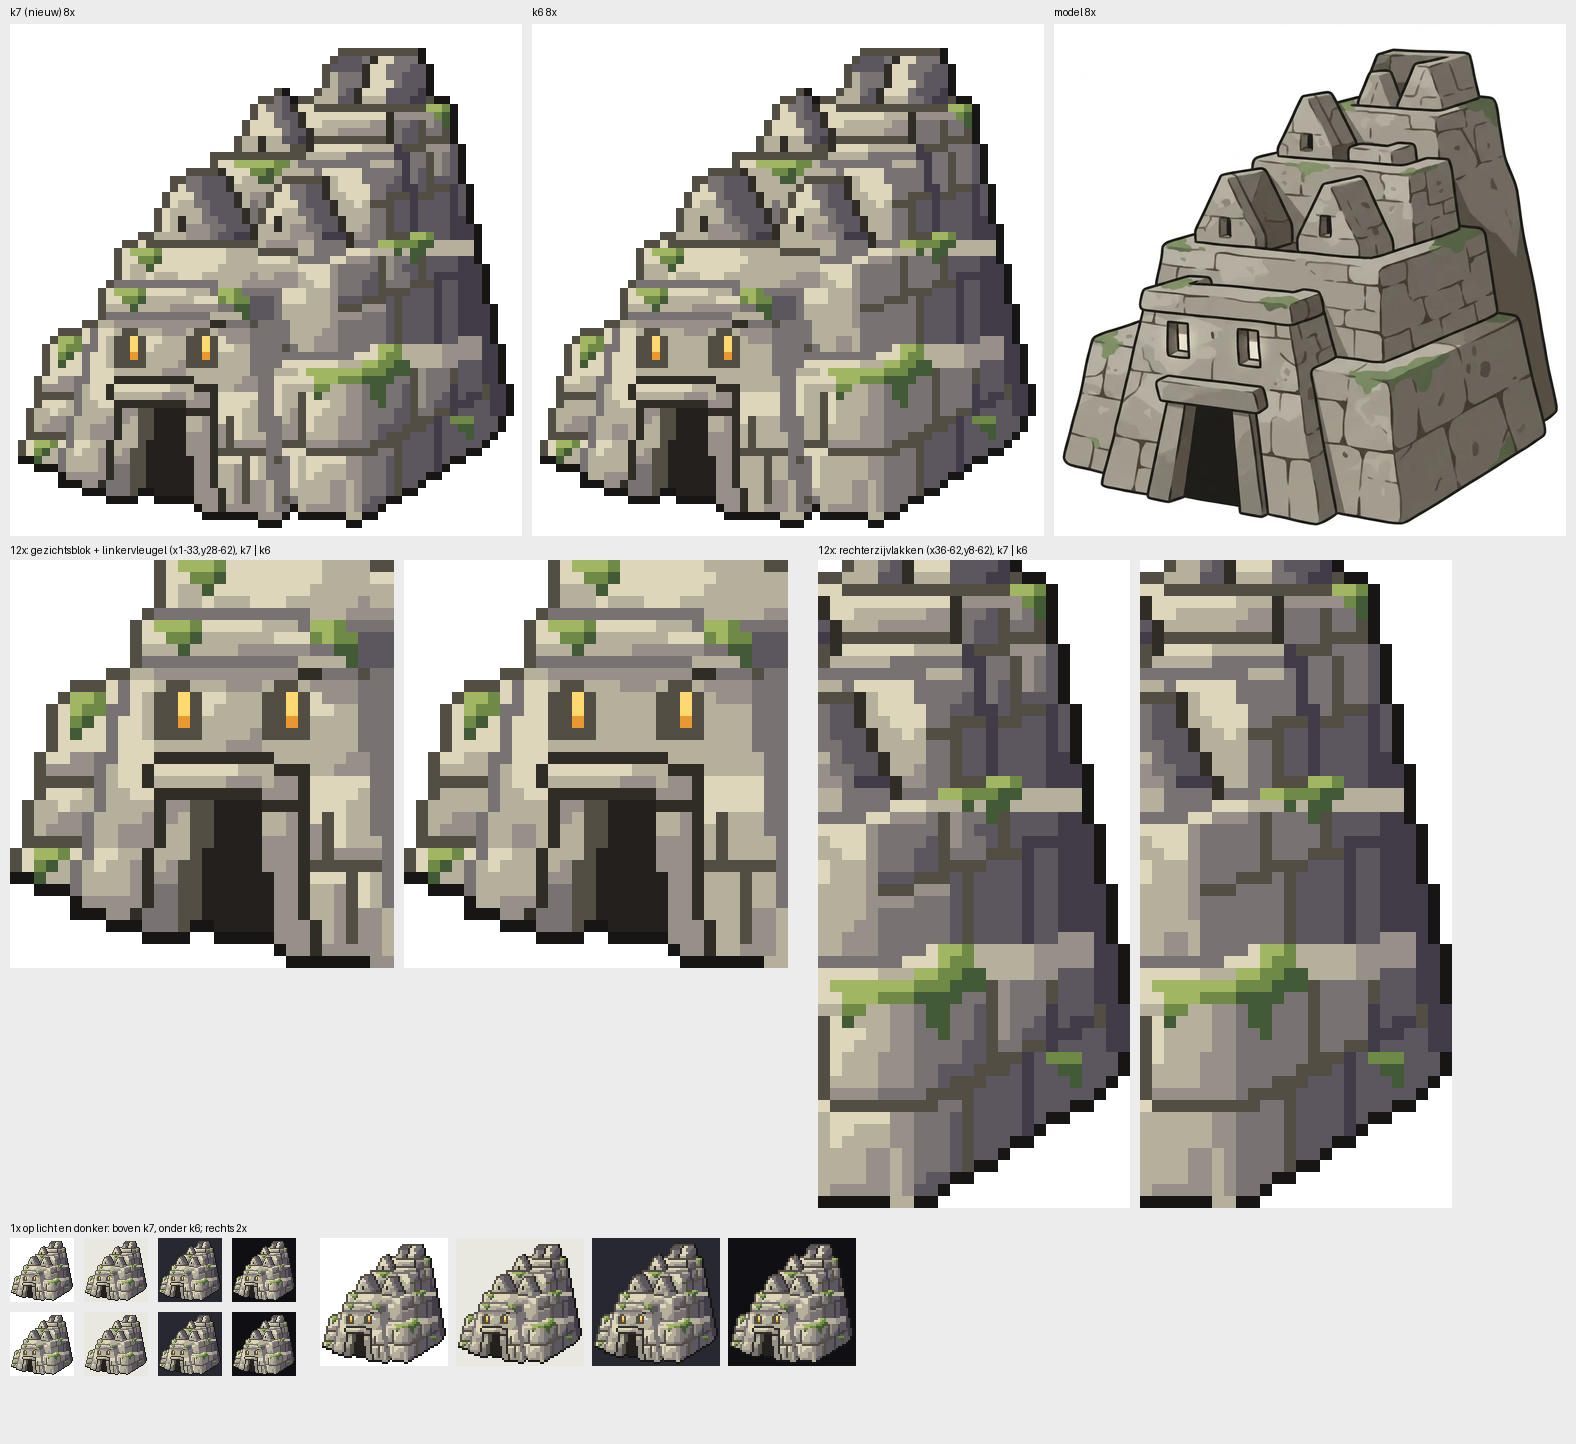

This chart was generated by the following Python code:
import sys
from PIL import Image, ImageDraw
src=sys.argv[1] if len(sys.argv)>1 else 'tempel.png'; out=sys.argv[2] if len(sys.argv)>2 else 'vel.png'
REF='../k6/tempel.png'
M=Image.open('../../referenties/model.webp').convert('RGB'); s=(983-46)/62
def mcrop(x0,y0,x1,y1,z):
    return M.crop((int(46+(x0-1)*s),int(57+(y0-3)*s),int(46+(x1-1)*s),int(57+(y1-3)*s))).resize(((x1-x0)*z,(y1-y0)*z),Image.LANCZOS)
def op(p,bg,box=(0,0,64,64),z=8):
    im=Image.open(p).convert('RGBA').crop(box); b=Image.new('RGBA',im.size,bg+(255,)); b.alpha_composite(im)
    return b.convert('RGB').resize(((box[2]-box[0])*z,(box[3]-box[1])*z),Image.NEAREST)
A=(1,28,33,62); B=(36,8,62,62)  # gezichtsblok+linkervleugel, rechterzijvlakken
hA=(A[3]-A[1])*12; hB=(B[3]-B[1])*12
W=Image.new('RGB',(3*512+40,24+512+30+max(hA,hB)+30+200),(236,236,236)); d=ImageDraw.Draw(W)
W.paste(op(src,(255,255,255)),(10,24)); W.paste(op(REF,(255,255,255)),(532,24)); W.paste(mcrop(0,0,64,64,8),(1054,24))
for i,t in enumerate(['k7 (nieuw) 8x','k6 8x','model 8x']): d.text((10+i*522,6),t,fill=(0,0,0))
y=24+512+24
d.text((10,y-16),'12x: gezichtsblok + linkervleugel (x1-33,y28-62), k7 | k6',fill=(0,0,0))
W.paste(op(src,(255,255,255),A,12),(10,y)); W.paste(op(REF,(255,255,255),A,12),(10+(A[2]-A[0])*12+10,y))
x=10+2*(A[2]-A[0])*12+40
d.text((x,y-16),'12x: rechterzijvlakken (x36-62,y8-62), k7 | k6',fill=(0,0,0))
W.paste(op(src,(255,255,255),B,12),(x,y)); W.paste(op(REF,(255,255,255),B,12),(x+(B[2]-B[0])*12+10,y))
y2=y+max(hA,hB)+30
d.text((10,y2-16),'1x op licht en donker: boven k7, onder k6; rechts 2x',fill=(0,0,0))
for j,c in enumerate([(255,255,255),(232,232,224),(40,40,48),(16,16,20)]):
    W.paste(op(src,c,z=1),(10+j*74,y2)); W.paste(op(REF,c,z=1),(10+j*74,y2+74))
    W.paste(op(src,c,z=2),(320+j*136,y2)); 
W.save(out)
